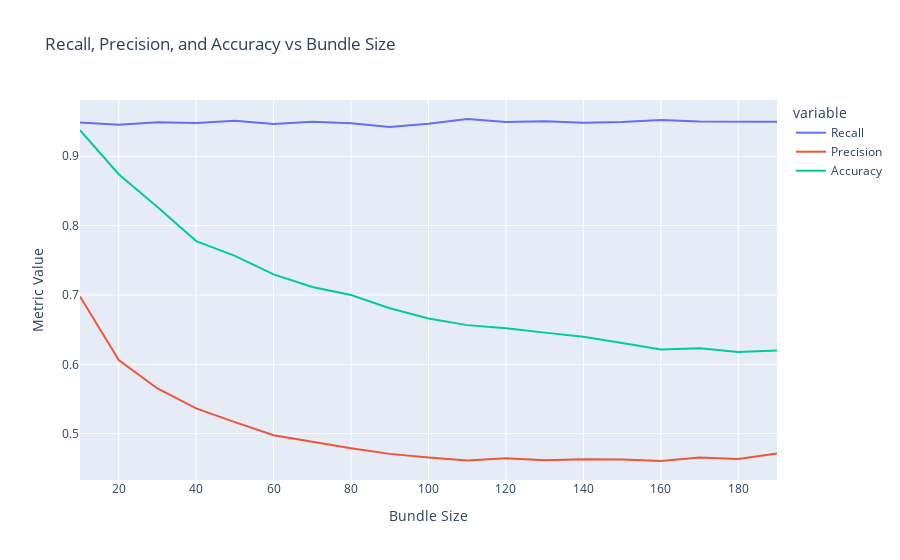

Notebook code cell kept with this figure:
### Code cell
df = pd.DataFrame({'Bundle Size': BUNDLE_SIZES, 'Recall': metric_averages.mean(dim=1)[:, 0], 'Precision': metric_averages.mean(dim=1)[:, 1], 'Accuracy': metric_averages.mean(dim=1)[:, 2]})
fig = px.line(x='Bundle Size', y=['Recall', 'Precision', 'Accuracy'], data_frame=df, title='Recall, Precision, and Accuracy vs Bundle Size')
fig.update_traces(textposition='top center')
fig.update_layout(title='Recall, Precision, and Accuracy vs Bundle Size', xaxis_title='Bundle Size', yaxis_title='Metric Value')
fig.show()

### Figure 1 — Plotly figure (JSON) as saved in the notebook; plotly's stock layout.template omitted (floating-point values rounded to 4 significant figures)
{"data": [{"hovertemplate": "variable=Recall<br>Bundle Size=%{x}<br>value=%{y}<extra></extra>", "legendgroup": "Recall", "line": {"color": "#636efa", "dash": "solid"}, "marker": {"symbol": "circle"}, "mode": "lines", "name": "Recall", "orientation": "v", "showlegend": true, "textposition": "top center", "type": "scatter", "x": [10, 20, 30, 40, 50, 60, 70, 80, 90, 100, 110, 120, 130, 140, 150, 160, 170, 180, 190], "xaxis": "x", "y": [0.9487, 0.9456, 0.9492, 0.9478, 0.9513, 0.9465, 0.9498, 0.9477, 0.9424, 0.9467, 0.9538, 0.9493, 0.9505, 0.9483, 0.9493, 0.9523, 0.9501, 0.95, 0.9498], "yaxis": "y"}, {"hovertemplate": "variable=Precision<br>Bundle Size=%{x}<br>value=%{y}<extra></extra>", "legendgroup": "Precision", "line": {"color": "#EF553B", "dash": "solid"}, "marker": {"symbol": "circle"}, "mode": "lines", "name": "Precision", "orientation": "v", "showlegend": true, "textposition": "top center", "type": "scatter", "x": [10, 20, 30, 40, 50, 60, 70, 80, 90, 100, 110, 120, 130, 140, 150, 160, 170, 180, 190], "xaxis": "x", "y": [0.6979, 0.606, 0.5652, 0.5365, 0.5167, 0.4976, 0.4883, 0.4789, 0.4708, 0.4655, 0.4614, 0.4645, 0.4617, 0.463, 0.4628, 0.4606, 0.4657, 0.4636, 0.4714], "yaxis": "y"}, {"hovertemplate": "variable=Accuracy<br>Bundle Size=%{x}<br>value=%{y}<extra></extra>", "legendgroup": "Accuracy", "line": {"color": "#00cc96", "dash": "solid"}, "marker": {"symbol": "circle"}, "mode": "lines", "name": "Accuracy", "orientation": "v", "showlegend": true, "textposition": "top center", "type": "scatter", "x": [10, 20, 30, 40, 50, 60, 70, 80, 90, 100, 110, 120, 130, 140, 150, 160, 170, 180, 190], "xaxis": "x", "y": [0.9375, 0.8742, 0.8268, 0.7777, 0.7564, 0.7296, 0.7115, 0.7, 0.6808, 0.6659, 0.6565, 0.6519, 0.6457, 0.6397, 0.6307, 0.6215, 0.6232, 0.6177, 0.6199], "yaxis": "y"}], "layout": {"legend": {"title": {"text": "variable"}, "tracegroupgap": 0}, "title": {"text": "Recall, Precision, and Accuracy vs Bundle Size"}, "xaxis": {"anchor": "y", "domain": [0, 1], "title": {"text": "Bundle Size"}}, "yaxis": {"anchor": "x", "domain": [0, 1], "title": {"text": "Metric Value"}}}}
